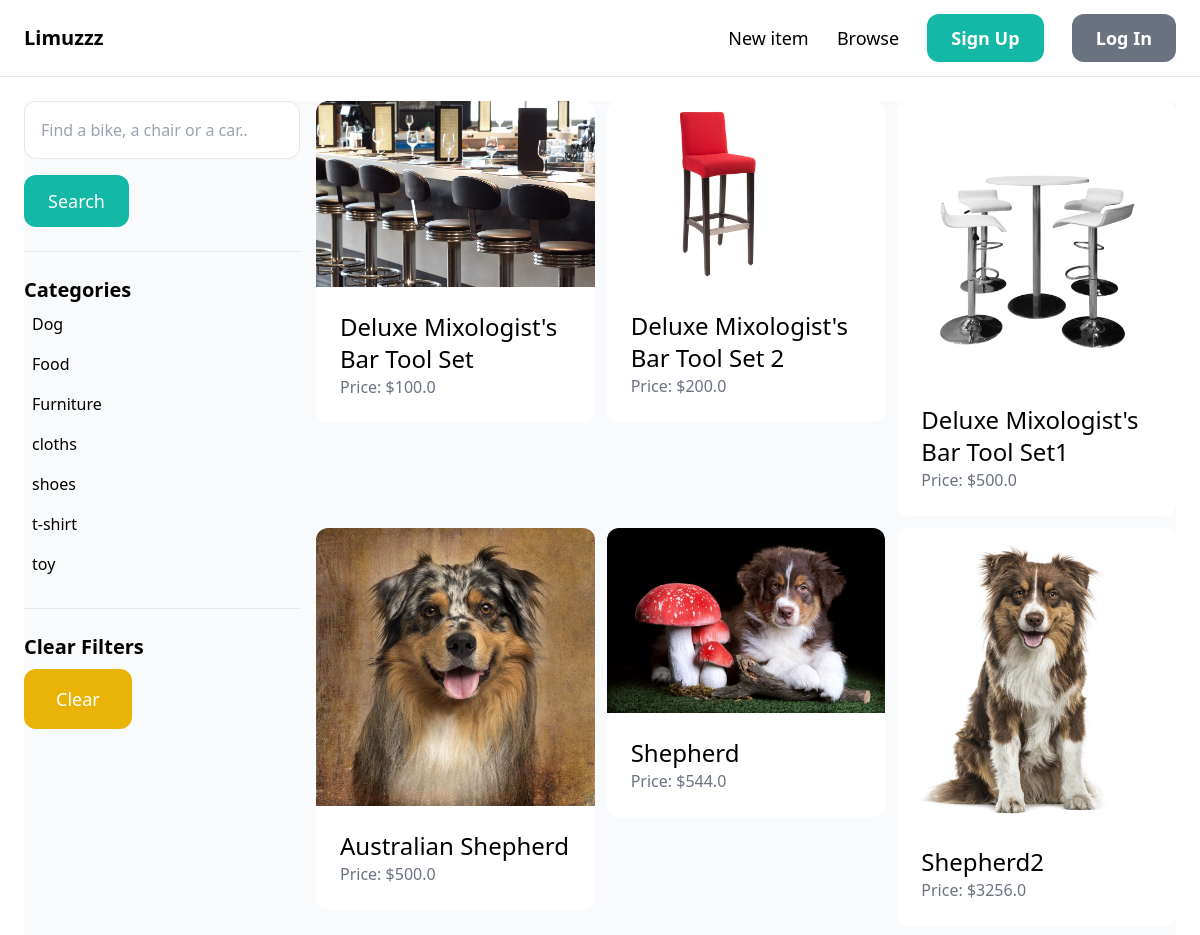
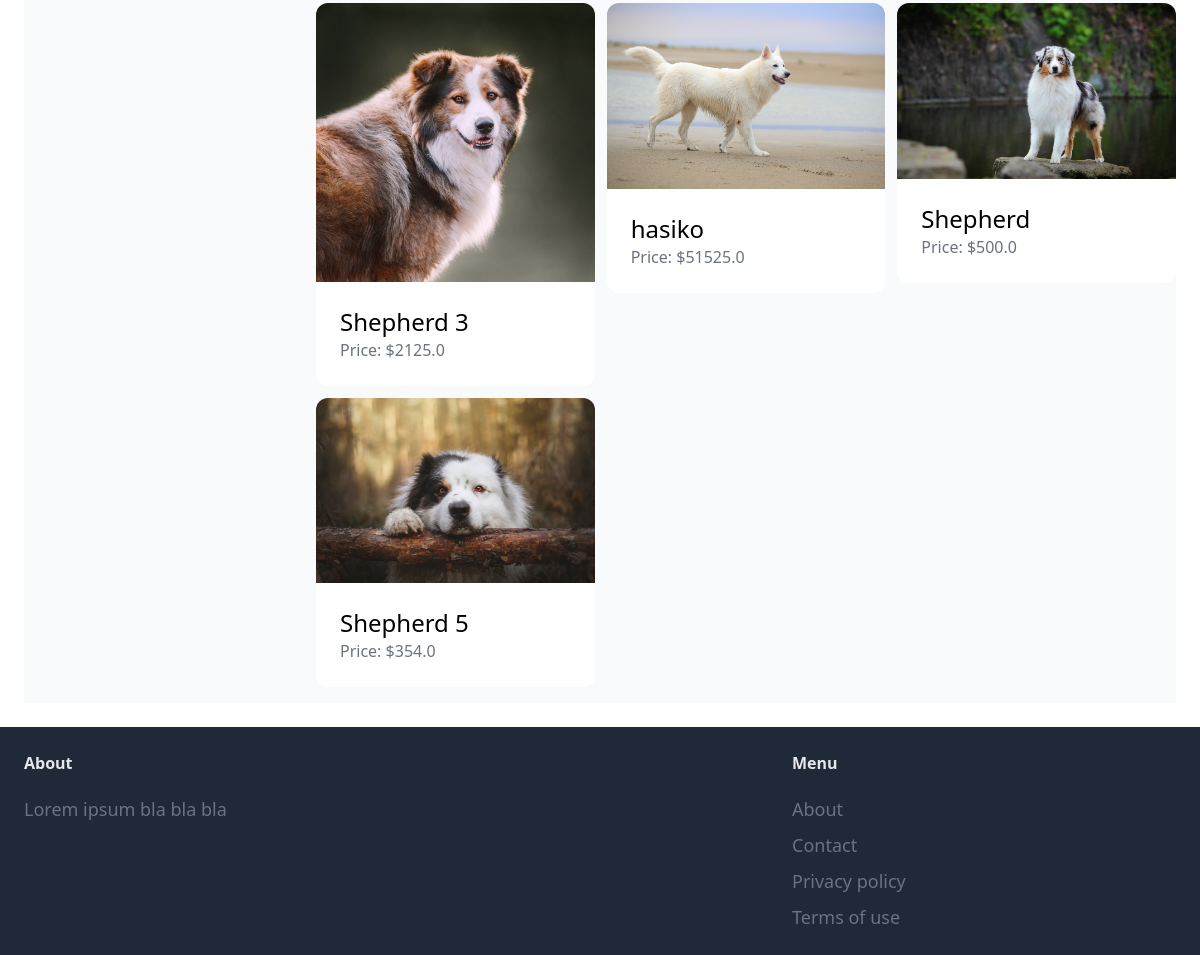
The app's page /items/ with its own data (2 pictures, top to bottom).
### item/models.py (models this page shows, shortened)
class Category(models.Model):
    name = models.CharField(max_length=225)
    class Meta:
        ordering=('name',)
        verbose_name_plural="Categories"

class Item(models.Model):
    category= models.ForeignKey(Category, related_name='items', on_delete=models.CASCADE)
    name = models.CharField(max_length=255)
    description = models.TextField(blank=True, null=True)
    price = models.FloatField()
    image = models.ImageField(upload_to='item_images', blank=True, null=True)
    is_sold = models.BooleanField(default=False)
    created_by = models.ForeignKey(User, related_name='iteams', on_delete=models.CASCADE)
    created_at = models.DateTimeField(auto_now=True)

### item/views.py (the view)
# urls.py: path('items/', include('item.urls')),
def items(request):
    query = request.GET.get('query', '')
    category_id =request.GET.get('category','')
    categories=Category.objects.all()
    items = Item.objects.filter(Q(name__icontains=query) | Q(description__icontains=query))
    if category_id:
        items = items.filter(category_id=category_id)
    no_items_in_category = not items.exists()
    return render(request, 'item/items.html', {'items': items, 'query': query, 'categories': categories,'category_id': category_id,'no_items_in_category': no_items_in_category, })

### item/templates/item/items.html (shortened to what this page needs)
{% extends "core/base.html" %}
{% block content %}
<div class="pb-4 grid grid-cols-4 gap-4 bg-gray-50">
    <div class="col-span-1">
        <form method="get" action="{% url 'item:items' %}">
            <input name="query" class="w-full py-4 px-4 border rounded-xl" type="text" value="{{ query }}" placeholder="Find a bike, a chair or a car..">
            <button class="mt-4 py-3 px-6 text-lg bg-teal-500 text-white rounded-xl">Search</button>
        </form>
        <hr class="my-6">
        <p class="text-xl font-semibold">Categories</p>
        <ul>
            {% for category in categories %}
            <li class="py-2 px-2 rounded-xl{% if category.id == category_id %}bg-gray-50 {% endif%}">
                <a href="{% url 'item:items' %}?query={{ query }}&category={{ category.id}}">{{ category.name }}</a>
            </li>
            {% endfor %}
        </ul>
        <hr class="my-6">
        <p class="text-xl font-semibold">Clear Filters</p>
        <ul>
            <li><a href="{% url 'item:items' %}" class="mt-2 py-4 px-8 inline-block bg-yellow-500 text-lg rounded-xl text-white">Clear</a></li>
        </ul>
    </div>
    <div class="col-span-3">
        {% if items %}
            <div class="grid grid-cols-3 gap-3">
                {%  for item in items %}
                <div>
                    <a href="{% url 'item:detail' item.id %}">
                        <div>
                            {% if item.image %}
                                <img src="{{ item.image.url }}" class="rounded-t-xl">
                            {% else %}
                                <p>No image available</p>
                            {% endif %}
                        </div>
                        <div class="p-6 bg-white rounded-b-xl">
                            <h2 class="text-2xl">{{item.name}}</h2>
                            <p class="text-gray-500">Price: ${{item.price}} </p>
                        </div>
                    </a>
                </div>
                {% endfor %}
            </div>
        {% else %}
            <div class="flex items-center justify-center h-full">
                <div class="text-center text-2xl">
                    <p>No items found.</p>
                </div>
            </div>
        {% endif %}
    </div>
</div>
{% endblock %}

### records on screen
Category: name "Dog"
Category: name "Food"
Category: name "Furniture"
Category: name "cloths"
Category: name "shoes"
Category: name "t-shirt"
Category: name "toy"
Item: image (picture), name "Deluxe Mixologist's Bar Tool Set", price "100.0"
Item: image (picture), name "Deluxe Mixologist's Bar Tool Set 2", price "200.0"
Item: image (picture), name "Deluxe Mixologist's Bar Tool Set1", price "500.0"
Item: image (picture), name "Australian Shepherd", price "500.0"
Item: image (picture), name "Shepherd", price "544.0"
Item: image (picture), name "Shepherd2", price "3256.0"
Item: image (picture), name "Shepherd 3", price "2125.0"
Item: image (picture), name "hasiko", price "51525.0"
Item: image (picture), name "Shepherd", price "500.0"
Item: image (picture), name "Shepherd 5", price "354.0"
